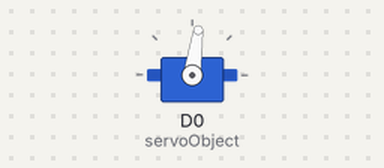
The sketch below on a simulated ESP8266 (NodeMCU). Shown: servo.

Above: at 0.05 s.
At 1.1 s:
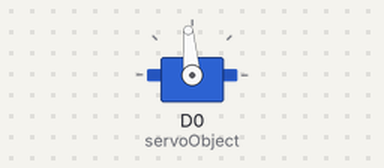
Timing chart, 0 to 5.1 s (numbered marks = the images above):
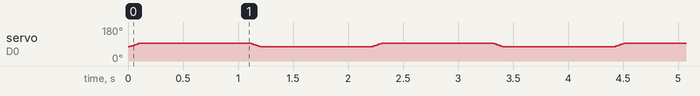

The sketch:

Servo.ino
```cpp
#include <Servo.h>
Servo servoObject;
int position = 0;
const int waitTime = 5;

void setup()
{
  pinMode(D0, OUTPUT);
  Serial.begin(115200);
  // Servo an digiteln Port D0
  servoObject.attach(D0);
}

void loop()
{
  for (position = 75; position < 95; position++)
  {
    servoObject.write(position);
    delay(waitTime);
  }
  delay(1000);

  for (position = 95; position >= 75; position--)
  {
    servoObject.write(position);
    delay(waitTime);
  }
  delay(1000);
}
```
